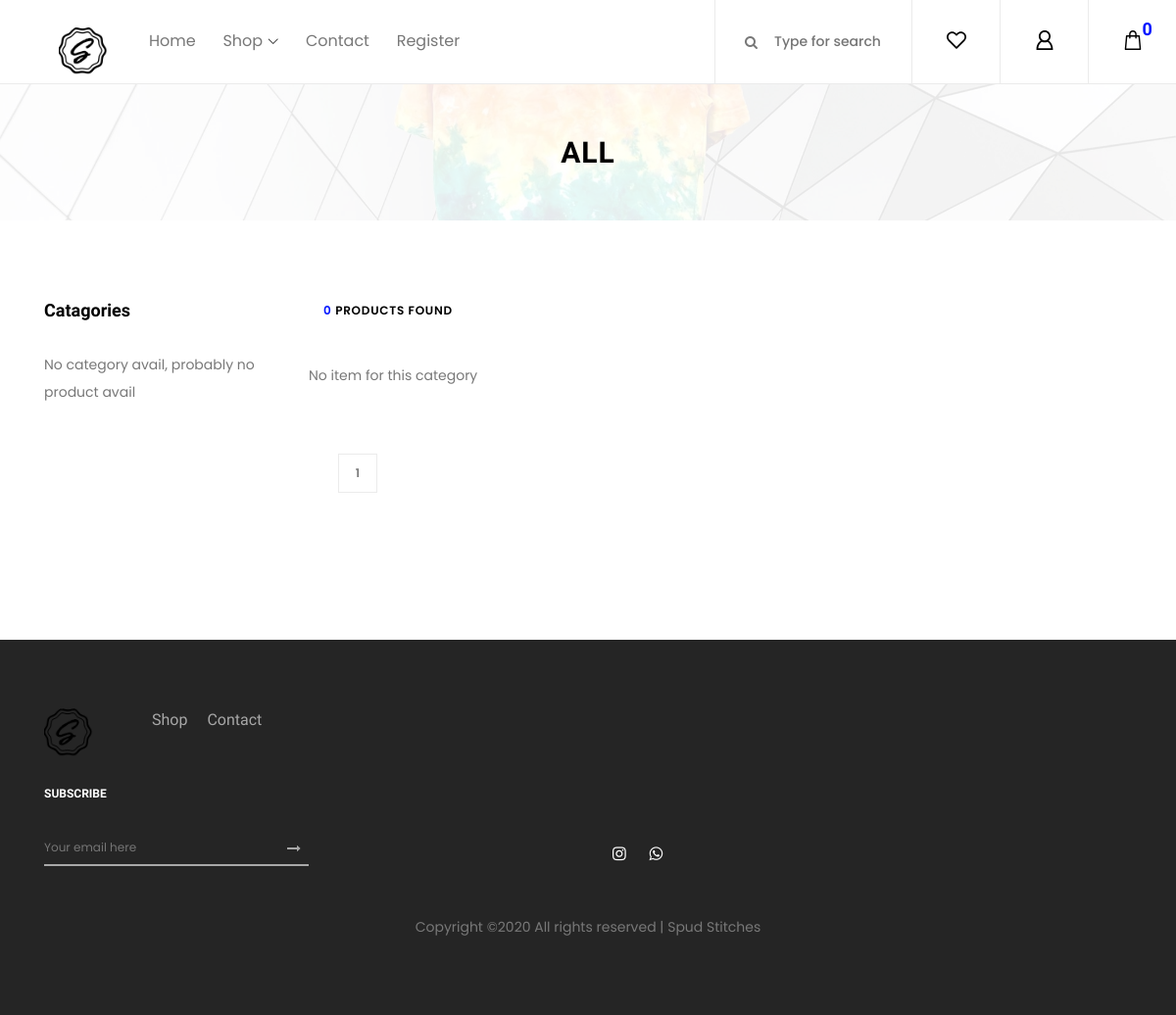
/shop/all/, run on an earlier commit of the app's database.
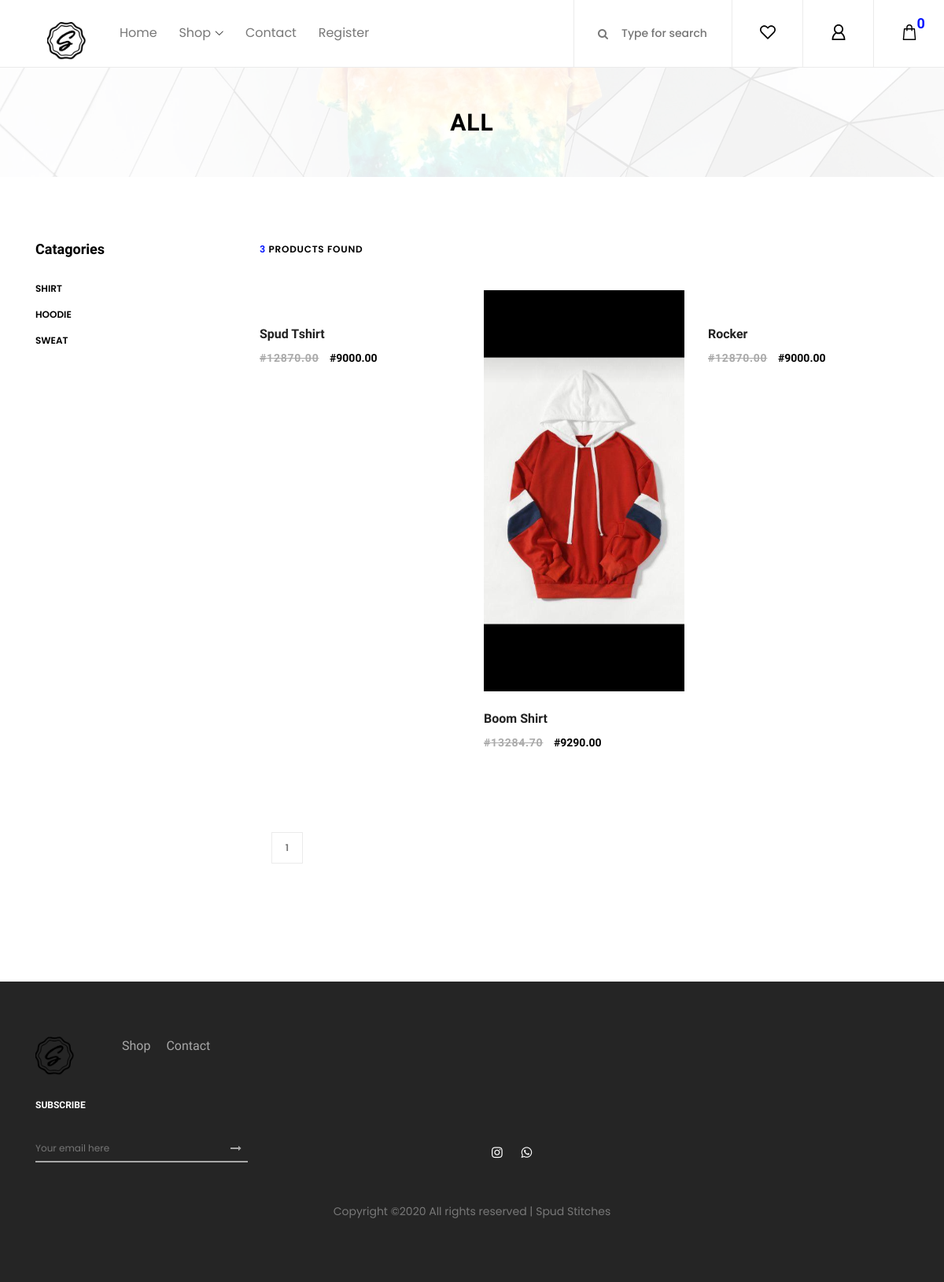
And on a later commit of the database.
### index/models.py (models this page shows, shortened)
class Commodity(models.Model):
	title = models.CharField(max_length=500)
	qty_avail = models.IntegerField()
	price = models.DecimalField(decimal_places=2, max_digits=8)
	formerprice = models.DecimalField(decimal_places=2, max_digits=8)
	description = models.TextField()
	colors = models.CharField(max_length=1000) # Blue***Green
	sizes = models.CharField(max_length=1000) # X***XL
	picture1 = models.FileField(upload_to='media')
	picture2 = models.FileField(upload_to='media')
	picture3 = models.FileField(upload_to='media')
	date = models.DateTimeField(auto_now_add=True)
	tags = TaggableManager() # All tags should be in Small letter

### index/views.py (the view)
# urls.py: re_path(r'^shop/(?P<category>[%&+ \w+ \W+]+)/$', views.shop, name='shop'),
def shop(request, category):
	if category=='all': commodities_obj = Commodity.objects.all()
	elif category=='new': commodities_obj = Commodity.objects.all().order_by('-date')
	else:
		commodities_obj = Commodity.objects.filter(tags__name=category)
	paginator = Paginator(commodities_obj, 12)
	page = request.GET.get('page') or 1
	if int(page)<=paginator.num_pages:
		commodities = paginator.page(page)
	else:
		commodities = paginator.page(paginator.num_pages)
	favset = [int(x) for x in request.session.get('favourites',{}).keys()]
	cartl = [int(x) for x in request.session.get('cart',{}).keys()]
	return render(request, 'shop.html', {
		'title': category.upper()+': Shop now',
		'tags': Tag.objects.all(),
		'commodities': commodities,
		'category': category,
		'cart': request.session.get('cart', {}),
		'page': paginator,
		'favourites': favset,
		'cartlist': cartl
		})

### index/templates/shop.html (shortened to what this page needs)
{% extends 'base.html' %}
{% load static %}
{% block content %}
	<div class="breadcumb_area bg-img" style="background-image: url(/static/index/img/bg-img/breadcumb.jpg);">
		<div class="container h-100">
			<div class="row h-100 align-items-center">
				<div class="col-12">
					<div class="page-title text-center">
						<h2>{{ category }}</h2>
					</div>
				</div>
			</div>
		</div>
	</div>
	<section class="shop_grid_area section-padding-80">
		<div class="container">
			<div class="row">
				<div class="col-12 col-md-4 col-lg-3">
					<div class="shop_sidebar_area">
						<div class="widget catagory mb-50">
							<h6 class="widget-title mb-30">Catagories</h6>
							<div class="catagories-menu">
								<ul id="menu-content2" class="menu-content collapse show">
									<li data-toggle="collapse" data-target="#clothing">
										{% for tag in tags %}
										<a href="{% url 'shop' tag.name %}">{{tag.name}}</a>
										{% empty %}
											<p>No category avail, probably no product avail</p>
										{% endfor %}
									</li>
								</ul>
							</div>
						</div>
					</div>
				</div>
				<div class="col-12 col-md-8 col-lg-9">
					<div class="shop_grid_product_area">
						<div class="row">
							<div class="col-12">
								<div class="product-topbar d-flex align-items-center justify-content-between">
									<div class="total-products">
										<p><span>{{ commodities | length }}</span> products found</p>
									</div>
								</div>
							</div>
						</div>
						<div class="row">
							{% for item in commodities %}
								<div class="col-12 col-sm-6 col-lg-4">
									<div class="single-product-wrapper" data-id="{{item.pk}}">
										<div class="product-img">
											<img src="{{ item.picture1.url }}" alt="">
										</div>
										<div class="product-description">
											<a href="{% url 'product' item.pk %}">
												<h6>{{ item.title }}</h6>
											</a>
											<p class="product-price">{% if item.formerprice %}<span class="old-price">#{{ item.formerprice }}</span>{% endif %} #{{ item.price }}</p>
										</div>
									</div>
								</div>
							{% empty %}
								<p>No item for this category</p>
							{% endfor %}
						</div>
					</div>
					<nav aria-label="navigation">
						<ul class="pagination mt-50 mb-70">
							{% for p in page.page_range|slice:":5" %}
							<li class="page-item"><a class="page-link" href="#">{{ p }}</a></li>
							{% endfor %}
						</ul>
					</nav>
				</div>
			</div>
		</div>
	</section>
{% endblock %}

### index/templates/base.html (shortened to what this page needs)
{% load static %}
<!DOCTYPE html>
<html lang="en">
<head>
    <link rel="stylesheet" href="{% static 'index/css/core-style.css' %}">
    <link rel="stylesheet" href="{% static 'index/css/dac.css' %}">
</head>
<body>
    <header class="header_area">
        <div class="classy-nav-container breakpoint-off d-flex align-items-center justify-content-between">
            <nav class="classy-navbar" id="essenceNav">
                <a class="nav-brand spud-logo" href="{% url 'index' %}"><img src="{% static 'index/img/core-img/spud.png' %}" alt=""></a>
                <div class="classy-menu">
                    <div class="classynav">
                        <ul>
                            <li><a href="{% url 'index' %}">Home</a></li>
                            <li><a href="#">Shop</a>
                            </li>
                            <li><a href="{% url 'contact' %}">Contact</a></li>
                            {% if request.user.is_authenticated %}
                                <li><a href="{% url 'signout' %}">Logout</a></li>
                            {% else %}
                                <li><a href="{% url 'signup' %}">Register</a></li>
                            {% endif %}
                        </ul>
                    </div>
                </div>
            </nav>
            <div class="header-meta d-flex clearfix justify-content-end">
                <div class="search-area">
                    <form action="{% url 'search' %}" method="post">
                        <input type="search" name="search" id="headerSearch" placeholder="Type for search">
                        <button type="submit"><i class="fa fa-search" aria-hidden="true"></i></button>
                    </form>
                </div>
                <div class="favourite-area">
                    <a href="{% url 'wishlist' %}"><img src="{% static 'index/img/core-img/heart.svg' %}" alt=""></a>
                </div>
                <div class="user-login-info">
                    <a href="{% if request.user.is_authenticated %}{% url 'account' %}{% else %}{% url 'signin' %}{% endif %}"><img src="{% static 'index/img/core-img/user.svg' %}" alt=""></a>
                </div>
                <div class="cart-area">
                    <a href="#" id="essenceCartBtn"><img src="{% static 'index/img/core-img/bag.svg' %}" alt=""> <span class="cartlength">{{ cart | length }}</span></a>
                </div>
            </div>
        </div>
    </header>
    {% block content %}
    {% endblock %}
    <footer class="footer_area clearfix">
        <div class="container">
            <div class="row">
                <div class="col-12 col-md-6">
                    <div class="single_widget_area d-flex mb-30">
                        <div class="footer-logo mr-50">
                            <a href="{% url 'index' %}"><img src="{% static 'index/img/core-img/spud.png' %}" class="spud-logo-bottom" alt=""></a>
                        </div>
                        <div class="footer_menu">
                            <ul>
                                <li><a href="{% url 'shop' category='all' %}">Shop</a></li>
                                <li><a href="{% url 'contact' %}">Contact</a></li>
                            </ul>
                        </div>
                    </div>
                </div>
            </div>
            <div class="row align-items-end">
                <div class="col-12 col-md-6">
                    <div class="single_widget_area">
                        <div class="footer_heading mb-30">
                            <h6>Subscribe</h6>
                        </div>
                        <div class="subscribtion_form">
                            <form action="#" method="post">
                                <input type="email" name="mail" class="mail" placeholder="Your email here">
                                <button type="submit" class="submit"><i class="fa fa-long-arrow-right" aria-hidden="true"></i></button>
                            </form>
                        </div>
                    </div>
                </div>
                <div class="col-12 col-md-6">
                    <div class="single_widget_area">
                        <div class="footer_social_area">
                            <a href="https://instagram.com/spudstitches?igshid=1g06qwcgq77q4/" data-toggle="tooltip" data-placement="top" title="Instagram"><i class="fa fa-instagram" aria-hidden="true"></i></a>
                            <a href="https://wa.me/2348174576314/" data-toggle="tooltip" data-placement="top" title="WhatsApp"><i class="fa fa-whatsapp" aria-hidden="true"></i></a>
                        </div>
                    </div>
                </div>
            </div>
<div class="row mt-5">
                <div class="col-md-12 text-center">
                    <p>
    Copyright &copy;<script>document.write(new Date().getFullYear());</script> All rights reserved | Spud Stitches
                    </p>
                </div>
            </div>
        </div>
    </footer>
</body>
</html>

### index/static/index/css/dac.css (style rules this page uses)
.spud-logo { width: 50px; height: 30px; }
.spud-logo-bottom { width: 50px; height: 50px; }

### index/templates/base.html (style rules this page uses)
.spud-logo { width: 50px; height: 30px; }
.spud-logo-bottom { width: 50px; height: 50px; }

What changed in the data, as far as the page shows it:
added Tag: name "SHIRT"
added Tag: name "HOODIE"
added Tag: name "SWEAT"
added Commodity: title "Spud Tshirt", formerprice "12870.00", price "9000.00"
added Commodity: picture1 (picture), title "Boom Shirt", formerprice "13284.70", price "9290.00"
added Commodity: title "Rocker", formerprice "12870.00", price "9000.00"
Also different on the page:
{{ commodities | length }}: "0" → "3"
text no longer shown: "No category avail, probably no product avail No item for this category"
